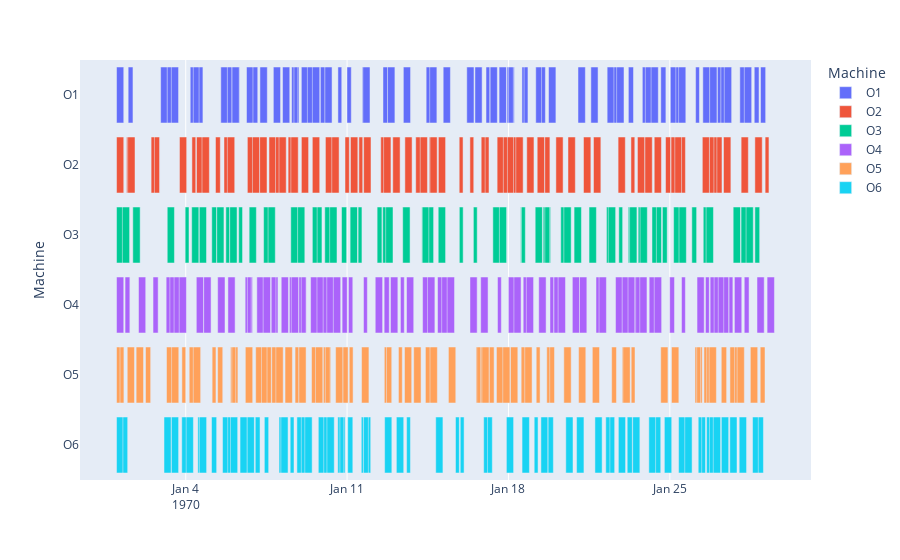

The notebook cell this image was saved under:
### Code cell
fig = px.timeline(df, x_start='Start', x_end='Finish', y='Machine', color='Machine')
fig.show()
